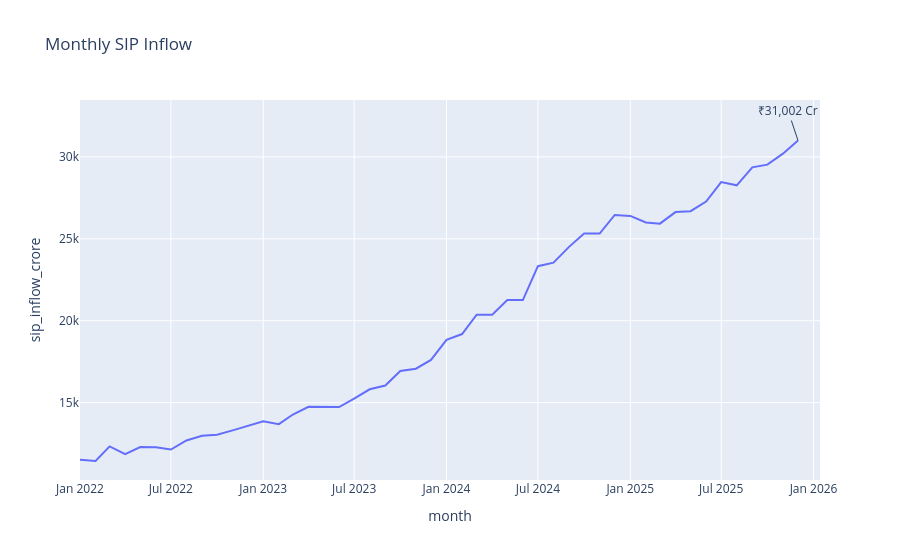

The notebook cell saved with this chart:
### Markdown cell above
Chart 3 Monthly SIP Trend

### Code cell
fig=px.line(
    sip,
    x="month",
    y="sip_inflow_crore",
    title="Monthly SIP Inflow"
)

fig.add_annotation(
    x="2025-12-01",
    y=31002,
    text="₹31,002 Cr"
)

fig.show()

fig.write_image("../charts/sip_trend.png")

### Figure 1 — Plotly figure (JSON) as saved in the notebook; plotly's stock layout.template omitted (floating-point values rounded to 4 significant figures)
{"data": [{"hovertemplate": "month=%{x}<br>sip_inflow_crore=%{y}<extra></extra>", "legendgroup": "", "line": {"color": "#636efa", "dash": "solid"}, "marker": {"symbol": "circle"}, "mode": "lines", "name": "", "orientation": "v", "showlegend": false, "type": "scatter", "x": ["2022-01-01T00:00:00", "2022-02-01T00:00:00", "2022-03-01T00:00:00", "2022-04-01T00:00:00", "2022-05-01T00:00:00", "2022-06-01T00:00:00", "2022-07-01T00:00:00", "2022-08-01T00:00:00", "2022-09-01T00:00:00", "2022-10-01T00:00:00", "2022-11-01T00:00:00", "2022-12-01T00:00:00", "2023-01-01T00:00:00", "2023-02-01T00:00:00", "2023-03-01T00:00:00", "2023-04-01T00:00:00", "2023-05-01T00:00:00", "2023-06-01T00:00:00", "2023-07-01T00:00:00", "2023-08-01T00:00:00", "2023-09-01T00:00:00", "2023-10-01T00:00:00", "2023-11-01T00:00:00", "2023-12-01T00:00:00", "2024-01-01T00:00:00", "2024-02-01T00:00:00", "2024-03-01T00:00:00", "2024-04-01T00:00:00", "2024-05-01T00:00:00", "2024-06-01T00:00:00", "2024-07-01T00:00:00", "2024-08-01T00:00:00", "2024-09-01T00:00:00", "2024-10-01T00:00:00", "2024-11-01T00:00:00", "2024-12-01T00:00:00", "2025-01-01T00:00:00", "2025-02-01T00:00:00", "2025-03-01T00:00:00", "2025-04-01T00:00:00", "2025-05-01T00:00:00", "2025-06-01T00:00:00", "2025-07-01T00:00:00", "2025-08-01T00:00:00", "2025-09-01T00:00:00", "2025-10-01T00:00:00", "2025-11-01T00:00:00", "2025-12-01T00:00:00"], "xaxis": "x", "y": [11517, 11438, 12328, 11863, 12286, 12276, 12140, 12694, 12976, 13040, 13306, 13573, 13856, 13687, 14276, 14749, 14749, 14734, 15245, 15814, 16042, 16928, 17073, 17610, 18838, 19187, 20371, 20371, 21262, 21262, 23332, 23547, 24509, 25323, 25320, 26459, 26400, 25999, 25926, 26632, 26688, 27274, 28464, 28265, 29361, 29529, 30200, 31002], "yaxis": "y"}], "layout": {"annotations": [{"text": "₹31,002 Cr", "x": "2025-12-01", "y": 31002}], "legend": {"tracegroupgap": 0}, "title": {"text": "Monthly SIP Inflow"}, "xaxis": {"anchor": "y", "domain": [0, 1], "title": {"text": "month"}}, "yaxis": {"anchor": "x", "domain": [0, 1], "title": {"text": "sip_inflow_crore"}}}}
